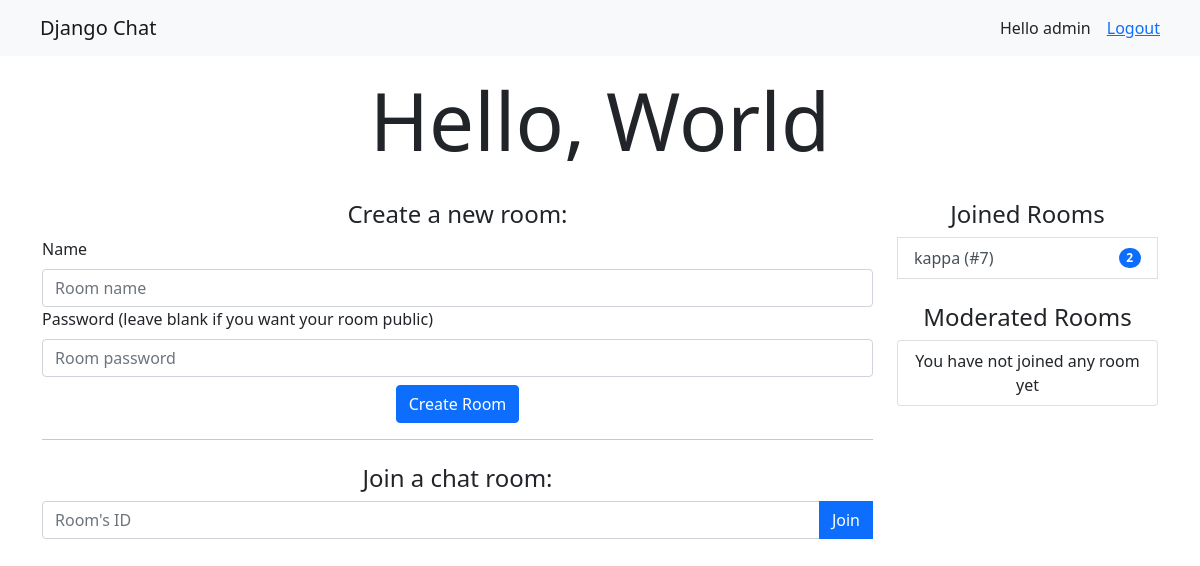
The app's page / (signed in) with its own data.
### chat/models.py (models this page shows)
class Room(models.Model):
    name = models.CharField(max_length=50)
    creator =  models.ForeignKey(User, on_delete=models.CASCADE, related_name='rooms_created')
    participants = models.ManyToManyField(User, related_name='rooms_joined')
    moderators = models.ManyToManyField(User, related_name='rooms_moderated')
    password = models.CharField(max_length=50, default=None, blank=True, null=True)

### chat/views.py (the view)
# urls.py: path('', views.index, name='home'),
def index(request):
    context = {}
    if request.user.is_authenticated:
        context['room_form'] = CreateRoomForm()
        rooms_joined = Room.objects.filter(participants=request.user)
        rooms_moderated = Room.objects.filter(moderators=request.user) | Room.objects.filter(creator=request.user)
        context['rooms_joined'] = rooms_joined
        context['rooms_moderated'] = rooms_moderated
    if request.session.get('msg'):
        context['msg'] = request.session['msg']
        del request.session['msg']
    return render(request, 'chat/index.html', context)

### chat/forms.py (shortened to what this page needs)
class CreateRoomForm(forms.ModelForm):
    class Meta:
        model = Room
        widgets = {
            'name': forms.TextInput(attrs={'placeholder': 'Room name'}),
            'password': forms.PasswordInput(attrs={'placeholder': 'Room password'})
        }
        labels = {
            'password': 'Password (leave blank if you want your room public)'
        }
        fields = {'name', 'password'}
    def __init__(self, *args, **kwargs):
        super(CreateRoomForm, self).__init__(*args, **kwargs)
        for visible in self.visible_fields():
            visible.field.widget.attrs['class'] = 'form-control'
        self.order_fields(['name', 'password'])

### chat/templates/chat/index.html (shortened to what this page needs)
{% extends 'base.html' %}
{% block content %}
    <div class="text-center">
        <h1 class="display-1 mt-3 text-center">Hello, World</h1>
        {% if user.is_authenticated %}
        <div class="row">
            <div class="col-9">
                <section class="mt-4">
                    <h4>Create a new room:</h4>
                    <form action="{% url 'chat:create_room' %}" method="post" class='text-start'>
                        {% for field in room_form %}
                        <div class="form-group">
                            <label class="form-label" for="{{ field.auto_id }}">{{ field.label }}</label>
                            {{ field }}
                        </div>
                        {% endfor %}
                        <p class="text-center mt-2"><button class="btn btn-primary">Create Room</button></p>
                    </form>
                </section>
                <hr>
                <section class="mt-4">
                    <h4>Join a chat room:</h4>
                    <form action="{% url 'chat:chat_redirect' %}" method="post">
                        <div class="input-group mb-3">
                            <input type="number" name="room_id" class="form-control" placeholder="Room's ID">
                            <button type="button" class="btn btn-primary" data-bs-toggle="modal" data-bs-target="#passwordModal">Join</button>
                        </div>
                    </form>
                </section>
            </div>
            <div class="col-3">
                <section class="mt-4">
                    <h4>Joined Rooms</h4>
                    <ul class="list-group">
                        {% for room in rooms_joined %}
                            <a href="{% url 'chat:chat_room' room.id %}" class='text-reset text-decoration-none'>
                                <li class="list-group-item list-group-item-action d-flex justify-content-between align-items-center">
                                    {{ room.name }} (#{{ room.id }})
                                    <span class="badge bg-primary rounded-pill">{{ room.participants.all.count }}</span>
                                </li>
                            </a>
                        {% empty %}
                            <li class="list-group-item">You have not joined any room yet</li>
                        {% endfor %}
                    </ul>
                </section>
                <section class="mt-4">
                    <h4>Moderated Rooms</h4>
                    <ul class="list-group">
                        {% for room in rooms_moderated %}
                            <a href="{% url 'chat:chat_room' room.id %}" class='text-reset text-decoration-none'>
                                <li class="list-group-item list-group-item-action d-flex justify-content-between align-items-center">
                                    {{ room.name }} (#{{ room.id }})
                                    {% if room.creator == request.user %}
                                        <form action="{% url 'chat:delete_room' room.id %}" method="post">
                                            {% csrf_token %}
                                            <button type="submit" class="btn btn-danger btn-sm rounded-pill" id="delete-btn">Delete</button>
                                        </form>
                                    {% endif %}
                                </li>
                            </a>
                        {% empty %}
                            <li class="list-group-item">You have not joined any room yet</li>
                        {% endfor %}
                    </ul>
                </section>
            </div>
        </div>
        {% else %}
            <h4 class='mt-4'>Please <a href="{% url 'chat:login' %}">login</a> to join a chat room.</h4>
            <h5>Don't have an account? <a href="{% url 'chat:register' %}">Sign up.</a></h5>
        {% endif %}
    </div>
{% endblock %}

### chat/templates/base.html (shortened to what this page needs)
{% load static %}
<!DOCTYPE html>
<html lang="en">
<head>
    <link rel="stylesheet" href="{% static 'css/main.css' %}">
    <link href="https://cdn.jsdelivr.net/npm/bootstrap@5.0.0-beta1/dist/css/bootstrap.min.css" rel="stylesheet">
</head>
<body>
    <nav class="navbar navbar-light bg-light">
        <a class="navbar-brand" href="{% url 'chat:home' %}">Django Chat</a>
        {% if user.is_authenticated %}
            <div class="d-flex flex-row bd-highlight nav-log">
                <div class="p-2 bd-highlight">Hello {{ user.username }}</div>
                <div class="p-2 bd-highlight"><a href="{% url 'chat:logout' %}">Logout</a></div>
            </div>
        {% else %}
            <a href="{% url 'chat:login' %}" class='nav-log'>Login</a>
        {% endif %}
    </nav>
    <div class="container-sm">
        {% block content %}
        {% endblock %}
    </div>
</body>
</html>

### chat/static/css/main.css (style rules this page uses)
.nav-log { margin: auto 2em auto 0; }
.navbar-brand { margin: auto auto auto 2em; }

### records on screen
Room: name "kappa", id "7", participants.all.count "2"

### other values on screen
{{ user.username }} "admin"
{{ field.label }} "Name" "Password (leave blank if you want your room public)"
